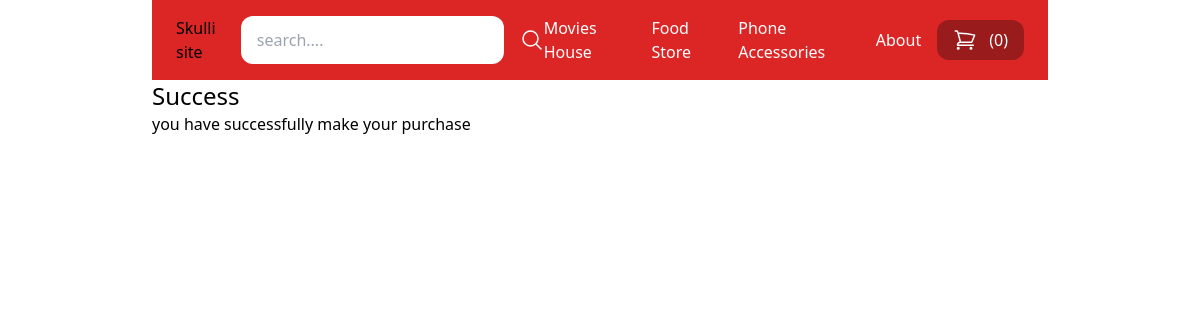
Page /cart/success/ on the committed database.
### store/models.py (models this page shows, shortened)
class category(models.Model):
    title=models.CharField(max_length=500)
    slug = models.SlugField(max_length=500)

### store/views.py (the view)
def success(request):
    return render(request,'store/success.html')

### store/cart.py (called while the page is built)
    def __len__(self):
        return sum(item['quantity'] for item in self.cart.values())

### store/context_processors.py (called while the page is built)
def cart(request):
    return {'cart':Cart(request)}

### store/templatetags/menu.py (called while the page is built)
@register.inclusion_tag('coreapp/menu.html')
def menu():
    categories = category.objects.all()
    return {"categories":categories}

### store/templates/store/success.html (shortened to what this page needs)
{% extends 'coreapp/base.html' %}
{% block body %}
   <h1 class="text-2xl">Success</h1>
   <p>
    you have successfully make your purchase
   </p>
{% endblock %}

### coreapp/templates/coreapp/menu.html
{% for category in categories %}
    <a href="{% url 'category_view' category.slug %}" class="text-white space-x-4">{{category.title}}</a>
{% endfor %}
<a href="{% url 'about' %}" class=" text-white">About</a>

### rows in the picture
category: title "Movies House"
category: title "Food Store"
category: title "Phone Accessories"

### other values in the picture
{{ cart|length }} "0"
